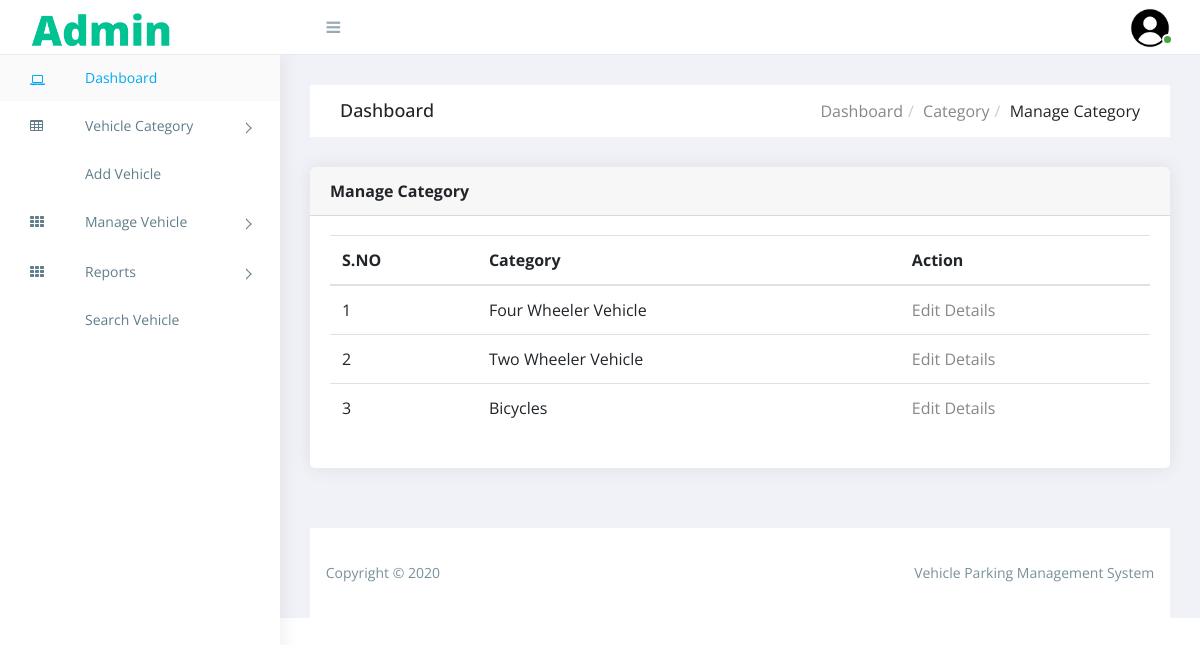
Screenshot of /PHP/manage-category.php (signed in) with the database file from the repository.
### tables this page shows
CREATE TABLE `tblcategory` (
  `ID` int(10) NOT NULL,
  `VehicleCat` varchar(120) DEFAULT NULL,
  `CreationDate` timestamp NULL DEFAULT current_timestamp()
);

### PHP/manage-category.php (the view, shortened to what this page needs)
<?php
include('includes/dbconnection.php');
if (strlen($_SESSION['vpmsaid']==0)) {
  header('location:logout.php');
  } else{
  ?>
<!doctype html>
<html class="no-js" lang="">
<head>
    <link rel="stylesheet" href="https://cdn.jsdelivr.net/npm/normalize.css@8.0.0/normalize.min.css">
    <link rel="stylesheet" href="https://cdn.jsdelivr.net/npm/bootstrap@4.1.3/dist/css/bootstrap.min.css">
    <link rel="stylesheet" href="https://cdn.jsdelivr.net/npm/font-awesome@4.7.0/css/font-awesome.min.css">
    <link rel="stylesheet" href="https://cdn.jsdelivr.net/gh/lykmapipo/themify-icons@0.1.2/css/themify-icons.css">
    <link rel="stylesheet" href="https://cdn.jsdelivr.net/npm/pixeden-stroke-7-icon@1.2.3/pe-icon-7-stroke/dist/pe-icon-7-stroke.min.css">
    <link rel="stylesheet" href="https://cdnjs.cloudflare.com/ajax/libs/flag-icon-css/3.2.0/css/flag-icon.min.css">
    <link rel="stylesheet" href="assets/css/cs-skin-elastic.css">
    <link rel="stylesheet" href="assets/css/style.css">
</head>
<body>
  <?php include_once('includes/sidebar.php');?>
     <?php include_once('includes/header.php');?>
        <div class="breadcrumbs">
            <div class="breadcrumbs-inner">
                <div class="row m-0">
                    <div class="col-sm-4">
                        <div class="page-header float-left">
                            <div class="page-title">
                                <h1>Dashboard</h1>
                            </div>
                        </div>
                    </div>
                    <div class="col-sm-8">
                        <div class="page-header float-right">
                            <div class="page-title">
                                <ol class="breadcrumb text-right">
                                    <li><a href="dashboard.php">Dashboard</a></li>
                                    <li><a href="manage-category.php">Category</a></li>
                                    <li class="active">Manage Category</li>
                                </ol>
                            </div>
                        </div>
                    </div>
                </div>
            </div>
        </div>
        <div class="content">
            <div class="animated fadeIn">
                <div class="row">
                <div class="col-lg-12">
                    <div class="card">
                        <div class="card-header">
                            <strong class="card-title">Manage Category</strong>
                        </div>
                        <div class="card-body">
                             <table class="table">
                <thead>
                                        <tr>
                                            <tr>
                  <th>S.NO</th>
                    <th>Category</th>
                          <th>Action</th>
                </tr>
                                        </tr>
                                        </thead>
               <?php
$ret=mysqli_query($con,"select *from  tblcategory");
$cnt=1;
while ($row=mysqli_fetch_array($ret)) {
?>
                <tr>
                  <td><?php echo $cnt;?></td>
                  <td><?php  echo $row['VehicleCat'];?></td>
                  <td><a href="edit-category.php?editid=<?php echo $row['ID'];?>">Edit Details</a></td>
                </tr>
                <?php
$cnt=$cnt+1;
}?>
              </table>
                    </div>
                </div>
            </div>
        </div>
    </div>
</div>
<?php include_once('includes/footer.php');?>
</div>
</body>
</html>
<?php }  ?>

### assets/css/style.css (style rules this page uses)
body { display: table; font-family: "Open Sans", sans-serif; font-size: 16px; width: 100%; }
a, button { text-decoration: none; outline: none !important; color: #878787; -webkit-transition: all 0.25s ease; transition: all 0.25s ease; }
h1, h2, h3, h4, h5, h6 { margin: 0; }
ul, ol { padding-left: 0; }
.right-panel .breadcrumbs { float: left; margin-top: 30px; padding: 0 1.875em; width: 100%; }
.right-panel .breadcrumbs .breadcrumbs-inner { background-color: #fff; }
.right-panel .page-header { min-height: 50px; margin: 0px; padding: 0px 15px; background: #ffffff; border-bottom: 0px; }
.right-panel .page-header h1 { font-size: 18px; padding: 15px 0; }
.right-panel .page-header .breadcrumb { margin: 0px; padding: 13.5px 0; background: #fff; text-transform: capitalize; }
.right-panel .page-header .breadcrumb > li + li:before { padding: 0 5px; color: #ccc; content: "/\00a0"; }
.content { float: left; padding: 1.875em; width: 100%; }
.card { margin-bottom: 1.875em; border-radius: 5px; padding: 0; border: 0px solid transparent; -webkit-box-shadow: 0 0 20px rgba(0, 0, 0, 0.08); box-shadow: 0 0 20px rgba(0, 0, 0, 0.08); }
.card .card-body { float: left; padding: 1.25em; position: relative; width: 100%; }
@media (max-width: 1368px) { .card-body { padding: 15px; } }

### rows the page displays
tblcategory: VehicleCat "Four Wheeler Vehicle"
tblcategory: VehicleCat "Two Wheeler Vehicle"
tblcategory: VehicleCat "Bicycles"
